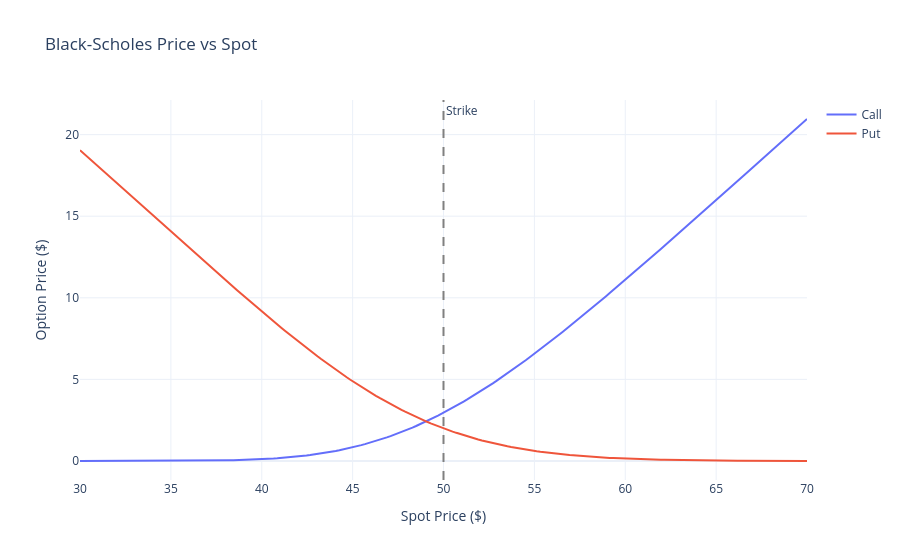

This figure's notebook cell:
### Markdown cell above
### Price vs spot

Call and put prices across a range of spot prices, holding all other parameters fixed.

### Code cell
spots = np.linspace(30, 70, 200)
call_prices = [black_scholes_call(s, K, R, T, SIGMA) for s in spots]
put_prices  = [black_scholes_put(s, K, R, T, SIGMA)  for s in spots]

fig = go.Figure()
fig.add_trace(go.Scatter(x=spots, y=call_prices, name="Call", line=dict(color="#636EFA", width=2)))
fig.add_trace(go.Scatter(x=spots, y=put_prices,  name="Put",  line=dict(color="#EF553B", width=2)))
fig.add_vline(x=K, line_dash="dash", line_color="grey", annotation_text="Strike", annotation_position="top right")
fig.update_layout(
    title="Black-Scholes Price vs Spot",
    xaxis_title="Spot Price ($)",
    yaxis_title="Option Price ($)",
    template="plotly_white",
    hovermode="x unified",
)
fig.show()

### Figure 1 — Plotly figure (JSON) as saved in the notebook; plotly's stock layout.template omitted (floating-point values rounded to 4 significant figures; data arrays with more than 128 entries replaced by an {"elided": "..."} marker saying what was removed)
{"data": [{"line": {"color": "#636EFA", "width": 2}, "name": "Call", "type": "scatter", "x": {"elided": "200 float values"}, "y": {"elided": "200 float values"}}, {"line": {"color": "#EF553B", "width": 2}, "name": "Put", "type": "scatter", "x": {"elided": "200 float values"}, "y": {"elided": "200 float values"}}], "layout": {"annotations": [{"showarrow": false, "text": "Strike", "x": 50, "xanchor": "left", "xref": "x", "y": 1, "yanchor": "top", "yref": "y domain"}], "hovermode": "x unified", "shapes": [{"line": {"color": "grey", "dash": "dash"}, "type": "line", "x0": 50, "x1": 50, "xref": "x", "y0": 0, "y1": 1, "yref": "y domain"}], "title": {"text": "Black-Scholes Price vs Spot"}, "xaxis": {"title": {"text": "Spot Price ($)"}}, "yaxis": {"title": {"text": "Option Price ($)"}}}}
